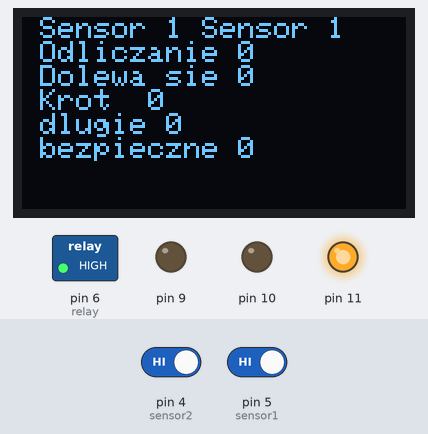
The sketch below on a simulated Arduino Uno, built with avr-gcc and run on an emulated ATmega328P. Shown: 128×64 one-colour display, switched loads named in the sketch (green lamp = pin HIGH), output pins drawn as LEDs (lit = HIGH). Dashed ring = blinking. Inputs (shaded band) come from the test bench; at power-on: pin 4 (sensor2) HIGH, pin 5 (sensor1) HIGH.

Above: at 1.2 s.
1.3 s: pin 4 (sensor2) driven LOW
At 1.7 s:
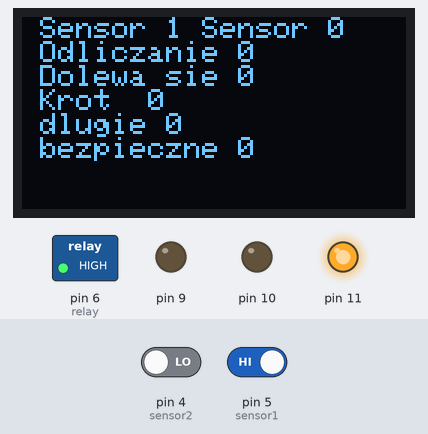
2.8 s: pin 5 (sensor1) driven LOW
At 3.6 s:
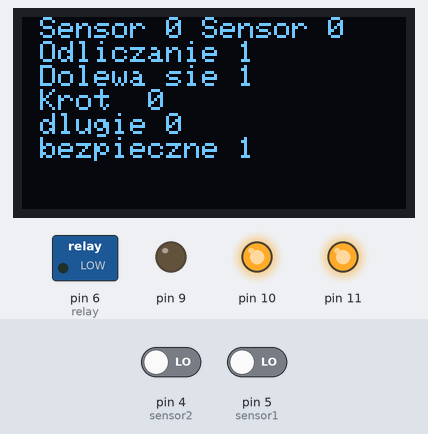
5.8 s: pin 4 (sensor2) driven HIGH
At 6.6 s:
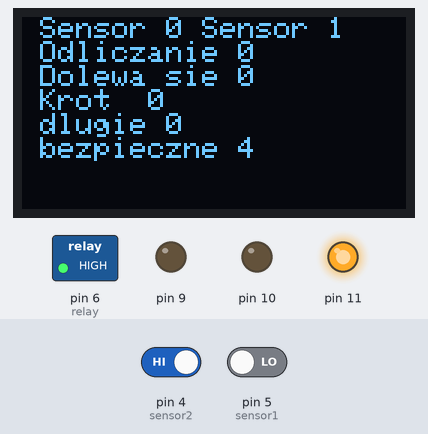
7.3 s: pin 5 (sensor1) driven HIGH
At 9.13 s:
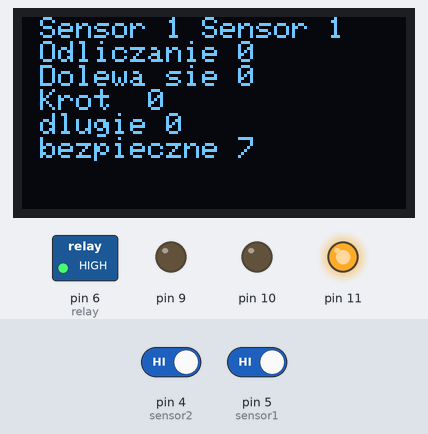
9.3 s: pin 4 (sensor2) driven LOW
At 9.8 s:
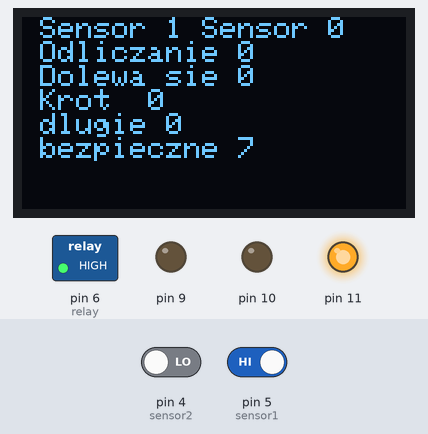
11.4 s: pin 5 (sensor1) driven LOW
At 42.66 s:
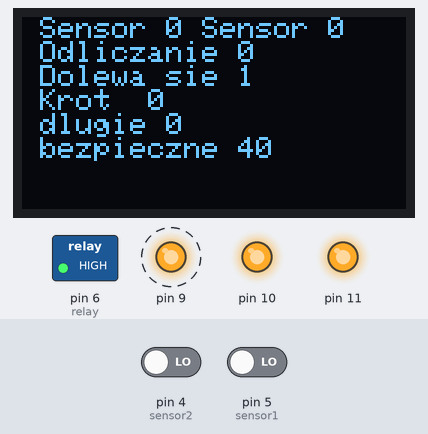
Timing chart, 0 to 43.9 s (numbered marks = the images above; inputs shaded):
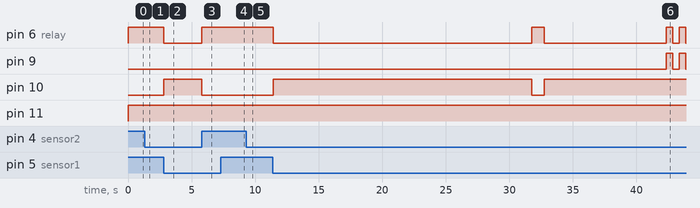

Measured:
- after the input at 1.3 s, the display: changes after 0.05 s (image 1)
- after the input at 2.8 s, pin 6 (relay): HIGH → LOW at once; pin 10: LOW → HIGH at once; the display: changes after 0.05 s (image 2)
- after the input at 5.8 s, pin 6 (relay): LOW → HIGH at once; pin 10: HIGH → LOW at once
- after the input at 11.4 s, pin 6 (relay): goes LOW 20.3 s, HIGH 0.98 s, LOW 9.6 s, HIGH 0.52 s, LOW 0.49 s, HIGH 0.52 s, then LOW, starting at once
- what the display in image 2 shows lasts 1.0 s, from 2.9 s to 3.9 s
- what the display in image 5 shows lasts 0.5 s, from 9.4 s to 9.9 s
- what the display in image 6 shows lasts 0.5 s, from 42.4 s to 42.9 s

The sketch:

dolewka31.ino
```cpp
const unsigned long SECOND = 1000;
const unsigned long HOUR = 3600 * SECOND;

const byte  sensor1 = 5; //sensor 1
const byte  sensor2 =  4; // sensor 2
const byte  relay =  6; // przekaznik

const unsigned long eventTime  = SECOND; //1 sek
unsigned long previousTime = 0;

const unsigned long eventTime_1  = SECOND; //1 sek
unsigned long previousTime_1 = 0;

const unsigned long eventTime_2  = SECOND; //1 sek
unsigned long previousTime_2 = 0;

const unsigned long eventTime_3  = SECOND; //1 sek
unsigned long previousTime_3 = 0;


int odliczanie  = 0;
int odliczanie2  = 0;
int bespiecznikOdliczanie=0;
int absolutneMax=40;
int odliczanieDopelnianiaKrotkie  = 0;
int odliczanieDopelnianiaDlugie  = 0;

int maxDlugie = 15;
int maxKrotkie = 10;

bool dolewaSie = false;
bool dopelnianieKrotkie = false;
bool dopelnianieDlugie = false;
 bool bezpiecznikBool =false;
const int maxDolewka  = 20; //czas razy 2


///////////////// wyswietlacz
#include <SPI.h>
#include <Wire.h>
#include <Adafruit_SSD1306.h>
#define SCREEN_WIDTH 128 // OLED display width, in pixels
#define SCREEN_HEIGHT 64 // OLED display height, in pixels

// Declaration for an SSD1306 display connected to I2C (SDA, SCL pins)
#define OLED_RESET     -1 // Reset pin # (or -1 if sharing Arduino reset pin)
Adafruit_SSD1306 display(SCREEN_WIDTH, SCREEN_HEIGHT, &Wire, OLED_RESET);


void setup() {
  Serial.begin(115200);

  pinMode(sensor1, INPUT);
  pinMode(sensor2, INPUT);

  digitalWrite(relay, HIGH);
  pinMode(relay, OUTPUT);

  //led
  pinMode(9, OUTPUT);
  pinMode(10, OUTPUT);
  pinMode(11, OUTPUT);


  //////rysowanie
  // SSD1306_SWITCHCAPVCC = generate display voltage from 3.3V internally
  if (!display.begin(SSD1306_SWITCHCAPVCC, 0x3C)) { // Address 0x3D for 128x64
    Serial.println(F("SSD1306 allocation failed"));
    for (;;); // Don't proceed, loop forever
  }


}

void loop() {
  monitorCzujnikow();
  dolewka();
  bezpiecznik();
  displayONE();

}
void monitorCzujnikow() {
  if (digitalRead(sensor1) == 0 && digitalRead(sensor2) == 0) {
    dolewaSie = true;
    bezpiecznikBool=true;

  }
  if (digitalRead(sensor2) == 1) {
        dolewaSie=false;

  }
}


void dolewka() {
  if (dolewaSie) {

    if (odliczanie <= maxDolewka) {
      unsigned long currentTime = millis();

      if (currentTime - previousTime >= eventTime)
      {

        digitalWrite(9, LOW); // led
        digitalWrite(10, HIGH);
        digitalWrite(relay, LOW);
        previousTime = currentTime;
        odliczanie++;
      }
    } else {

      digitalWrite(9, LOW); // led
      digitalWrite(10, LOW);
      digitalWrite(11, HIGH);
      digitalWrite(relay, HIGH);
      dolewaSie = false;
        odliczanie = 0;
    }
  } else {

      digitalWrite(9, LOW); // led
      digitalWrite(10, LOW);
      digitalWrite(11, HIGH);
      digitalWrite(relay, HIGH);
       dolewaSie = false;
         odliczanie = 0;
    }

}


void displayONE() {             // temperature comes in as a float with 2 decimal places

  // set up OLED text size and print the temperature data
  display.clearDisplay();
  display.setTextSize(1);
  display.setTextColor(WHITE);
  display.setCursor(0, 0);
  display.print(" Sensor ");
  display.print(digitalRead(sensor1));
  display.print(" Sensor ");
  display.println(digitalRead(sensor2));
  display.print(" Odliczanie ");
  display.println(odliczanie);
  display.print(" Dolewa sie ");
    display.println(dolewaSie);
    display.print(" Krot  ");
      display.println(odliczanieDopelnianiaKrotkie);
      display.print(" dlugie ");
        display.println(odliczanieDopelnianiaDlugie);
      display.print(" bezpieczne ");
        display.println(bespiecznikOdliczanie);


  display.display();                    // update the OLED display with all the new text
}

void bezpiecznik(){

  if( bezpiecznikBool){
      unsigned long currentTime_3= millis();

    if (currentTime_3 - previousTime_3 >= eventTime_3) {
      bespiecznikOdliczanie++;
              previousTime_3 = currentTime_3;
            if (bespiecznikOdliczanie >= absolutneMax)
      {


        digitalWrite(9, HIGH); // led
        digitalWrite(10, HIGH);
        digitalWrite(11, HIGH);
        digitalWrite(relay, HIGH);
        odliczanieDopelnianiaDlugie = 0;
        dolewaSie = false;
        odliczanie = 0;
        dopelnianieDlugie = false;

      }

      }


    }


  }
```
